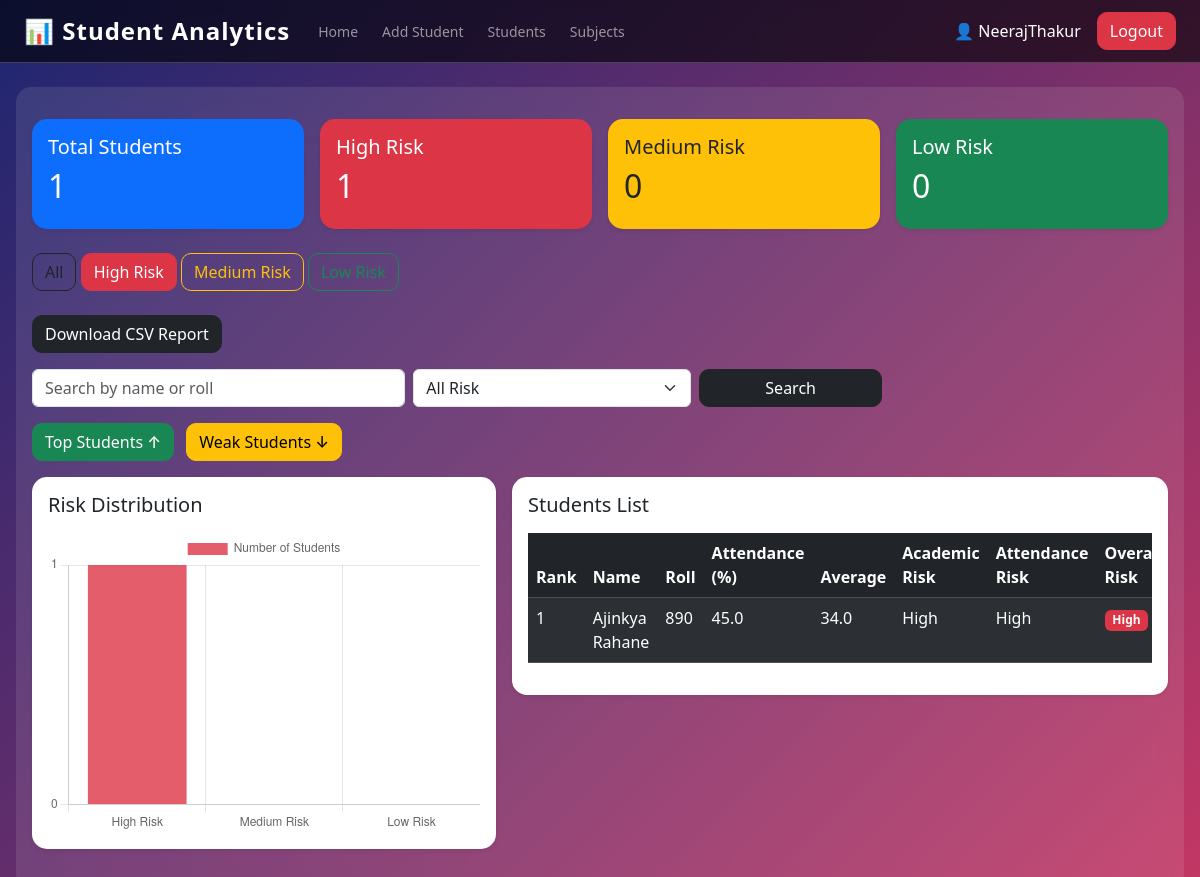
/students?risk=High (signed in), run on an earlier commit of the app's database.
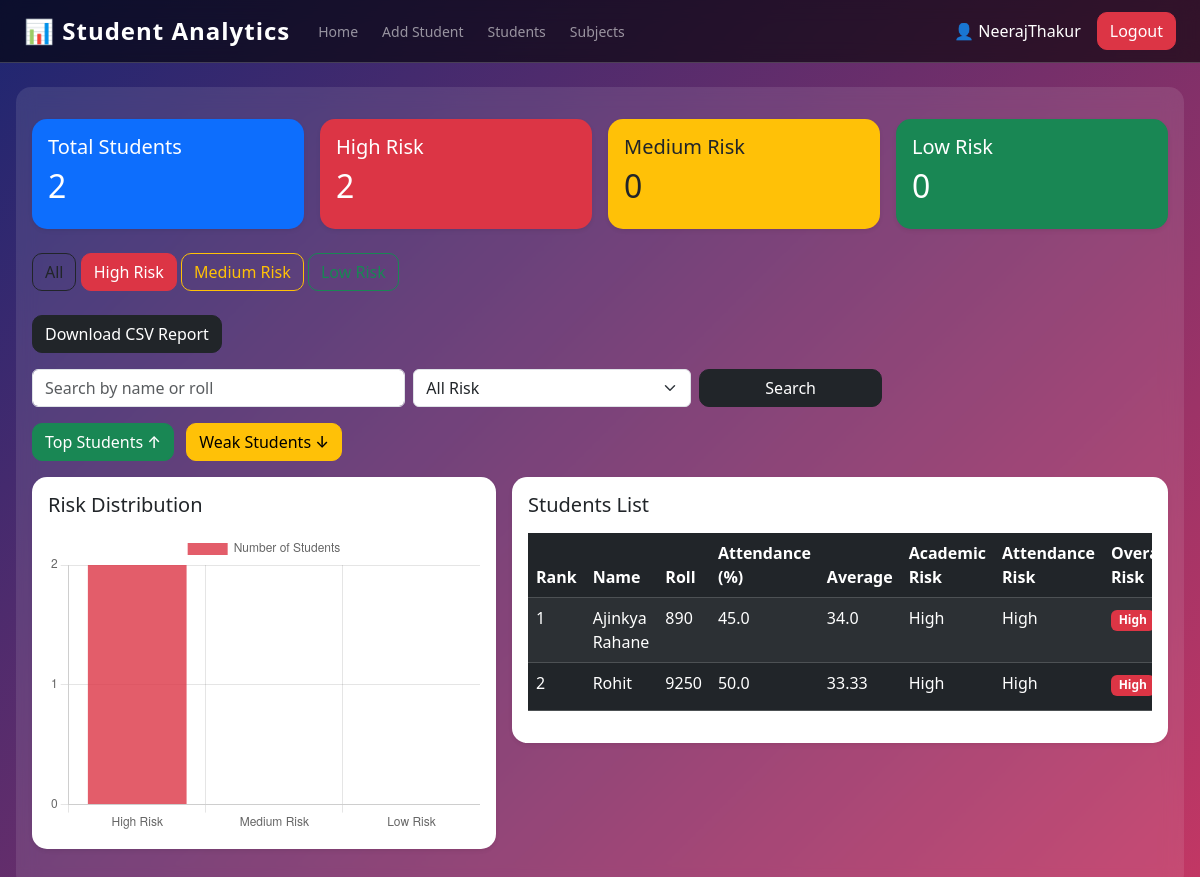
And on a later commit of the database.
### tables this page shows
CREATE TABLE students (
        id INTEGER PRIMARY KEY AUTOINCREMENT,
        name TEXT NOT NULL,
        roll INTEGER NOT NULL,
        attendance REAL NOT NULL,
        user_id INTEGER,
        FOREIGN KEY(user_id) REFERENCES users(id)
    );

### app.py (the view)
@app.route("/students")
def view_students():
    if "user_id" not in session:
        return redirect("/login")
    conn = sqlite3.connect("students.db")
    cursor = conn.cursor()
    cursor.execute("""
    SELECT
        students.id,
        students.name,
        students.roll,
        students.attendance,
        AVG(marks.marks)
    FROM students
    LEFT JOIN marks ON students.id = marks.student_id
    WHERE students.user_id = ?
    GROUP BY students.id
    """, (session["user_id"],))
    rows = cursor.fetchall()
    risk_filter = request.args.get("risk")
    search = request.args.get("search")
    sort = request.args.get("sort")
    students = []
    for row in rows:
        student_id, name, roll, attendance, average = row
        if average is None:
            average = 0
        academic_risk, attendance_risk, overall_risk = calculate_risk(attendance, average)
        student_data = (
            student_id,
            name,
            roll,
            attendance,
            round(average, 2),
            academic_risk,
            attendance_risk,
            overall_risk
        )
        if search:
            if search.lower() not in name.lower() and search not in str(roll):
                continue
        if risk_filter:
            if overall_risk != risk_filter:
                continue
        students.append(student_data)
    if sort == "high":
        students.sort(key=lambda x: x[4], reverse=True)  # Highest avg first
    elif sort == "low":
        students.sort(key=lambda x: x[4])  # Lowest avg first
    total = len(students)
    high = sum(1 for s in students if s[7] == "High")
    medium = sum(1 for s in students if s[7] == "Medium")
    low = sum(1 for s in students if s[7] == "Low")
    conn.close()
    return render_template(
    "students.html",
    students=students,
    total=total,
    high=high,
    medium=medium,
    low=low
   )

### app.py (called while the page is built)
def calculate_risk(attendance, avg):
    if avg >= 75:
        academic_risk = "Low"
    elif avg >= 50:
        academic_risk = "Medium"
    else:
        academic_risk = "High"
    if attendance >= 80:
        attendance_risk = "Low"
    elif attendance >= 65:
        attendance_risk = "Medium"
    else:
        attendance_risk = "High"
    if academic_risk == "High" or attendance_risk == "High":
        overall_risk = "High"
    elif academic_risk == "Medium" or attendance_risk == "Medium":
        overall_risk = "Medium"
    else:
        overall_risk = "Low"
    return academic_risk, attendance_risk, overall_risk

### templates/students.html (shortened to what this page needs)
{% extends "base.html" %}
{% block content %}
<div class="mt-3">
    <div class="row g-3">
        <div class="col-md-3">
            <div class="card text-white bg-primary shadow-sm">
                <div class="card-body">
                    <h5>Total Students</h5>
                    <h2>{{ total }}</h2>
                </div>
            </div>
        </div>
        <div class="col-md-3">
            <div class="card text-white bg-danger shadow-sm">
                <div class="card-body">
                    <h5>High Risk</h5>
                    <h2>{{ high }}</h2>
                </div>
            </div>
        </div>
        <div class="col-md-3">
            <div class="card text-dark bg-warning shadow-sm">
                <div class="card-body">
                    <h5>Medium Risk</h5>
                    <h2>{{ medium }}</h2>
                </div>
            </div>
        </div>
        <div class="col-md-3">
            <div class="card text-white bg-success shadow-sm">
                <div class="card-body">
                    <h5>Low Risk</h5>
                    <h2>{{ low }}</h2>
                </div>
            </div>
        </div>
    </div>
    <br>
    <div class="mb-4">
        <a href="/students"
            class="btn btn-custom {% if not request.args.get('risk') %}btn-dark{% else %}btn-outline-dark{% endif %}">
            All
        </a>
        <a href="/students?risk=High"
            class="btn btn-custom {% if request.args.get('risk') == 'High' %}btn-danger{% else %}btn-outline-danger{% endif %}">
            High Risk
        </a>
        <a href="/students?risk=Medium"
            class="btn btn-custom {% if request.args.get('risk') == 'Medium' %}btn-warning{% else %}btn-outline-warning{% endif %}">
            Medium Risk
        </a>
        <a href="/students?risk=Low"
            class="btn btn-custom {% if request.args.get('risk') == 'Low' %}btn-success{% else %}btn-outline-success{% endif %}">
        </a>
    </div>
    <a href="/export" class="btn btn-custom btn-dark mb-3">
        Download CSV Report
    </a>
    <form method="GET" action="/students" class="row g-2 mb-3">
        <div class="col-md-4">
            <input type="text" name="search" class="form-control" placeholder="Search by name or roll">
        </div>
        <div class="col-md-3">
            <select name="risk" class="form-select">
                <option value="">All Risk</option>
            </select>
        </div>
        <div class="col-md-2">
            <button type="submit" class="btn btn-custom btn-dark w-100">Search</button>
        </div>
    </form>
    <div class="mb-3">
        <a href="/students?sort=high&search={{ request.args.get('search','') }}"
            class="btn btn-custom btn-success me-2">
            Top Students ↑
        </a>
        <a href="/students?sort=low&search={{ request.args.get('search','') }}" class="btn btn-custom btn-warning">
            Weak Students ↓
        </a>
    </div>
    <div class="row g-3">
        <div class="col-md-5">
            <div class="card shadow-sm mb-4">
                <div class="card-body">
                    <h5 class="card-title mb-3">Risk Distribution</h5>
                    <div style="height: 300px;">
                        <canvas id="riskChart"></canvas>
                    </div>
                </div>
            </div>
        </div>
        <div class="col-md-7">
            <div class="card shadow-sm mb-4">
                <div class="card-body">
                    <h5 class="card-title mb-3">Students List</h5>
                    <div class="table-responsive">
                        <table class="table table-dark table-striped">
                            <thead class="table-dark">
                                <tr>
                                    <th>Rank</th>
                                    <th>Name</th>
                                    <th>Roll</th>
                                    <th>Attendance (%)</th>
                                    <th>Average</th>
                                    <th>Academic Risk</th>
                                    <th>Attendance Risk</th>
                                    <th>Overall Risk</th>
                                </tr>
                            </thead>
                            <tbody>
                                {% for student in students %}
                                <tr>
                                    <td>{{ loop.index }}</td>
                                    <td>{{ student[1] }}</td>
                                    <td>{{ student[2] }}</td>
                                    <td>{{ student[3] }}</td>
                                    <td>{{ student[4] }}</td>
                                    <td>{{ student[5] }}</td>
                                    <td>{{ student[6] }}</td>
                                    <td>
                                        {% if student[7] == "High" %}
                                        <span class="badge bg-danger">High</span>
                                        {% elif student[7] == "Medium" %}
                                        <span class="badge bg-warning text-dark">Medium</span>
                                        {% else %}
                                        <span class="badge bg-success">Low</span>
                                        {% endif %}
                                    </td>
                                </tr>
                                {% endfor %}
                            </tbody>
                        </table>
                    </div>
                </div>
            </div>
        </div>
    </div>
</div>
<script>
    const riskData = {{ [high, medium, low] | tojson | safe }};
    const ctx = document.getElementById('riskChart').getContext('2d');
    new Chart(ctx, {
        type: 'bar',
        data: {
            labels: ['High Risk', 'Medium Risk', 'Low Risk'],
            datasets: [{
                label: 'Number of Students',
                data: riskData,
                backgroundColor: [
                    'rgba(220, 53, 69, 0.8)',
                    'rgba(255, 193, 7, 0.8)',
                    'rgba(25, 135, 84, 0.8)'
                ]
            }]
        },
        options: {
            responsive: true,
            maintainAspectRatio: false,
            scales: {
                y: {
                    beginAtZero: true,
                    ticks: {
                        stepSize: 1
                    }
                }
            }
        }
    });
</script>
{% endblock %}

### templates/base.html (shortened to what this page needs)
<!DOCTYPE html>
<html>
<head>
  <link href="https://cdn.jsdelivr.net/npm/bootstrap@5.3.2/dist/css/bootstrap.min.css" rel="stylesheet">
</head>
<body class="bg-light">
  <nav class="navbar navbar-expand-lg navbar-dark px-4">
    <a class="navbar-brand fw-bold fs-4" href="/dashboard">
        📊 Student Analytics
    </a>
    <div class="collapse navbar-collapse justify-content-between" id="navbarNav">
        <div class="navbar-nav">
            <a class="nav-link btn btn-outline-light btn-custom mx-1" href="/dashboard">Home</a>
            <a class="nav-link btn btn-outline-light btn-custom mx-1" href="/add">Add Student</a>
            <a class="nav-link btn btn-outline-light btn-custom mx-1" href="/students">Students</a>
            <a class="nav-link btn btn-outline-light btn-custom mx-1" href="/subjects">Subjects</a>
        </div>
        <div class="d-flex align-items-center">
            <span class="me-3">👤 {{ session.username }}</span>
            <a class="btn btn-danger btn-custom" href="/logout">Logout</a>
        </div>
    </div>
</nav>
  <div class="container-fluid mt-4 px-3">
    <div class="glass p-3">
      {% block content %}
      {% endblock %}
    </div>
  </div>
</body>
</html>

### templates/base.html (style rules this page uses)
body { background: linear-gradient(135deg,#1d2671,#c33764); color: white; min-height: 100vh; }
.glass { background: rgba(255, 255, 255, 0.1); border-radius: 15px; backdrop-filter: blur(10px); padding: 20px; max-width: 1200px; margin: auto; }
.navbar { background: rgba(0,0,0,0.6) !important; backdrop-filter: blur(10px); border-bottom: 1px solid rgba(255,255,255,0.2); }
.navbar-brand { letter-spacing: 1px; }
.nav-link { font-size: 14px; }
.btn-custom { border-radius: 10px; font-weight: 500; }
.card { border: none; border-radius: 15px; }
canvas { max-width: 100%; height: 300px !important; }

What changed in the data, as far as the page shows it:
added students: name "Rohit", roll "9250", attendance "50.0", student "33.33", student "High"
Also different on the page:
{{ total }}: "1" → "2"
{{ high }}: "1" → "2"
chart data {{ [high, medium, low] | tojson | safe }}: [1, 0, 0] → [2, 0, 0]
